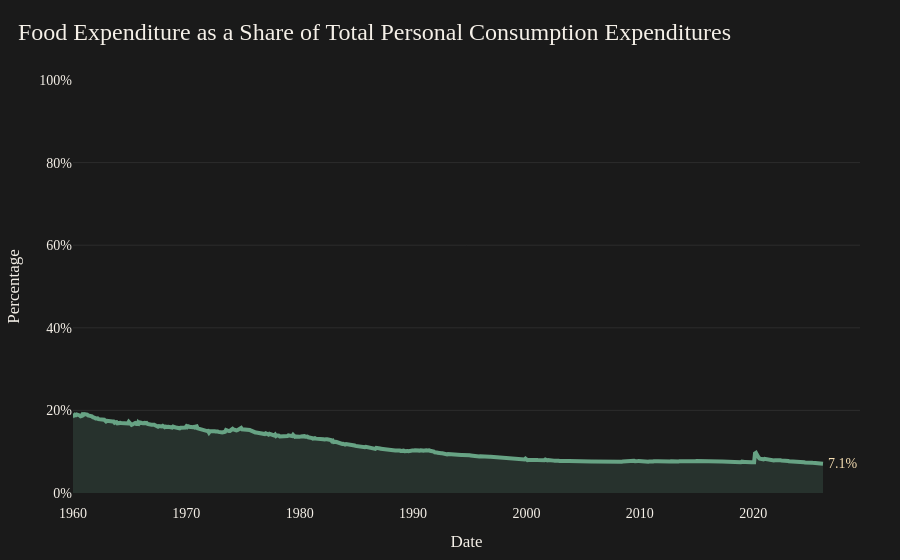

The notebook cell this image was saved under:
### Code cell
# line chart of food as a percent of personal consumption expenditures

# data 
y = percent_food_expend["percent"]
x = percent_food_expend["observation_date"]

# figure
fig = go.Figure()

# line plot 
fig.add_trace(
    go.Scatter(
        x=x,
        y=y,
        mode="lines",
        name="",
        line=dict(
            color='#67a384',
            width=4
        ),
        fill='tozeroy',
        fillcolor='rgba(103, 163, 132, 0.18)',
        hovertemplate=
        "Food Percentage: %{y:.1f}%<extra></extra>"
    )
)

# title and layout 
fig.update_layout(
    template="plotly_dark",

    title=dict(
        text="Food Expenditure as a Share of Total Personal Consumption Expenditures",
        x=0.02,
        xanchor="left",
        font=dict(
            family="Playfair Display",
            size=24
        )
    ),

    font=dict(
        family="Source Sans 3",
        color="#f5f0e8",
        size=14
    ),

    paper_bgcolor="#1a1a1a",
    plot_bgcolor="#1a1a1a",

    margin=dict(l=60, r=40, t=80, b=60),

    hovermode="x unified",

    xaxis=dict(
        title="Date",
        showgrid=False,
        tickfont=dict(size=14),
        zeroline=False,
        ticklabelstandoff=10
    ),

    yaxis=dict(
        title="Percentage",
        range=[0, 100],
        ticksuffix="%",
        tickfont=dict(size=14),
        gridcolor="rgba(255,255,255,0.08)",
        zeroline=False
    )
)

# endpoint annotation
fig.add_annotation(
    x=x.iloc[-1],
    y=y.iloc[-1],
    text=f"{y.iloc[-1]:.1f}%",
    showarrow=False,
    xshift=20,
    font=dict(
        color="#f7dfb3",
        size=14
    )
)

fig.show()

### Figure 1 — Plotly figure (JSON) as saved in the notebook; plotly's stock layout.template omitted (floating-point values rounded to 4 significant figures; data arrays with more than 128 entries replaced by an {"elided": "..."} marker saying what was removed)
{"data": [{"fill": "tozeroy", "fillcolor": "rgba(103, 163, 132, 0.18)", "hovertemplate": "Food Percentage: %{y:.1f}%<extra></extra>", "line": {"color": "#67a384", "width": 4}, "mode": "lines", "name": "", "type": "scatter", "x": {"elided": "795 str values"}, "y": {"elided": "795 float values"}}], "layout": {"annotations": [{"font": {"color": "#f7dfb3", "size": 14}, "showarrow": false, "text": "7.1%", "x": "2026-03-01", "xshift": 20, "y": 7.08}], "font": {"color": "#f5f0e8", "family": "Source Sans 3", "size": 14}, "hovermode": "x unified", "margin": {"b": 60, "l": 60, "r": 40, "t": 80}, "paper_bgcolor": "#1a1a1a", "plot_bgcolor": "#1a1a1a", "title": {"font": {"family": "Playfair Display", "size": 24}, "text": "Food Expenditure as a Share of Total Personal Consumption Expenditures", "x": 0.02, "xanchor": "left"}, "xaxis": {"showgrid": false, "tickfont": {"size": 14}, "ticklabelstandoff": 10, "title": {"text": "Date"}, "zeroline": false}, "yaxis": {"gridcolor": "rgba(255,255,255,0.08)", "range": [0, 100], "tickfont": {"size": 14}, "ticksuffix": "%", "title": {"text": "Percentage"}, "zeroline": false}}}
